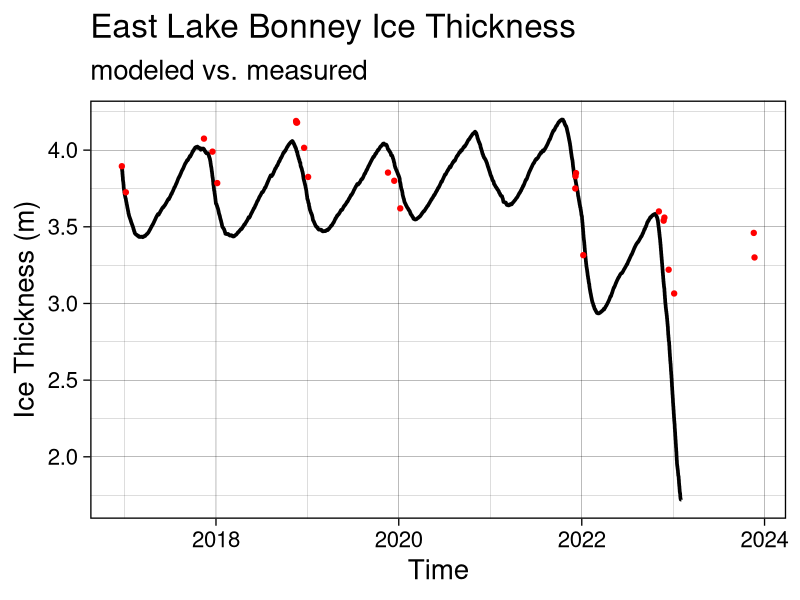
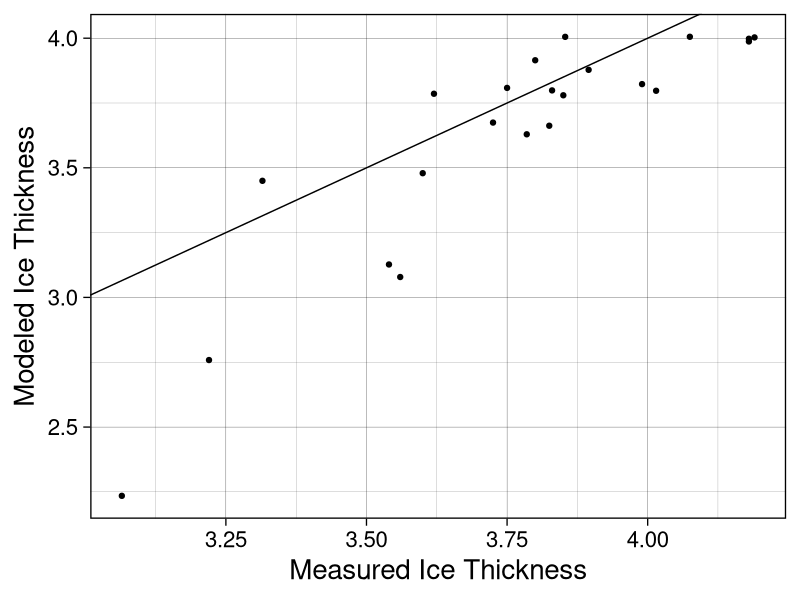
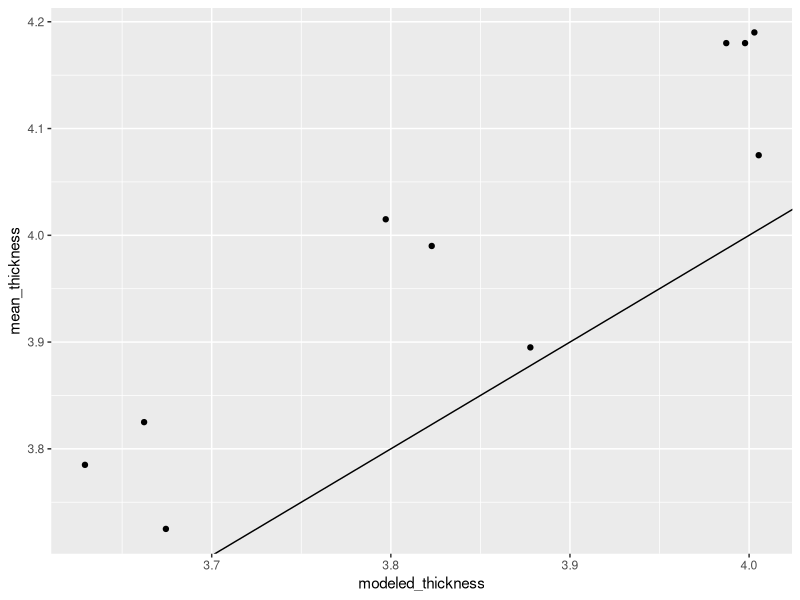
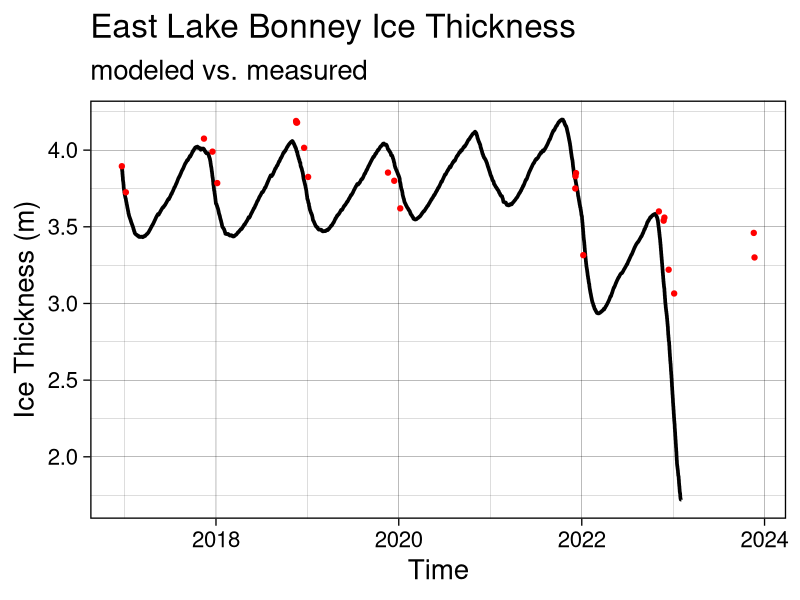
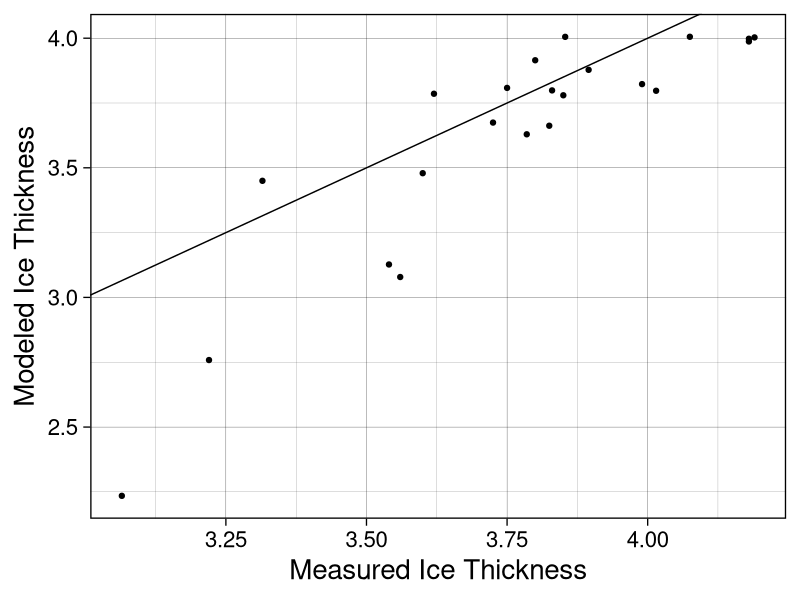

Recreate these plots in R, in order.
########## Thermal Diffusion Model Result Interpretation #########
library(tidyverse)

setwd("/Users/charliedougherty/Documents/R-Repositories/MCM-LTER-MS")

# load file
GEE_corrected <- read_csv("data/thermal diffusion model data/model_outputs/GEE_output_corrected_20250311.csv") |> 
  group_by(time) |> 
  summarize(thickness = max(thickness)) |> 
  mutate(time = ymd_hms(time)) |> 
  filter(time < "2023-02-01")

# ice thickness data
ice_thick <- read_csv("data/lake ice/mcmlter-lake-ice_thickness-20250218_0.csv") |>
  mutate(date_time = mdy_hm(date_time), 
         z_water_m = z_water_m*-1) |> 
  filter(location_name == "East Lake Bonney", 
         ) |> 
  filter(date_time > "2016-12-01" & date_time < "2025-02-01") |> 
  group_by(date_time) |> 
  summarize(mean_thickness = mean(z_water_m, na.rm = T))

# plot modeled ice thickness against the measured thickness
ggplot() + 
  geom_line(data = GEE_corrected, aes(x = time, y = thickness), linewidth = 1.25) + 
  geom_point(data = ice_thick, aes(x = date_time, y = mean_thickness), color = "red") +
  xlab("Time") + ylab("Ice Thickness (m)") + 
  ggtitle("East Lake Bonney Ice Thickness", 
          subtitle = "modeled vs. measured") +
  theme_linedraw(base_size = 20)

ggsave("plots/manuscript/chapter 2/measured_vs_modeled.png", 
       dpi = 300, height = 8, width = 12)

# sum model output to a daily average, to compare to measured ice thickness
# goal here is to see how large the gap is between modeled data and measured data 

modeled_daily <- GEE_corrected |> 
  mutate(time = ymd_hms(time), 
         date_time = date(time)) |> 
  group_by(date_time) |> 
  summarize(modeled_thickness = mean(thickness)) 


### join two datasets together to compare dates
comp <- ice_thick |> 
  left_join(modeled_daily, by = join_by(date_time))

#plot modeled and measured against each other
ggplot(comp, aes(mean_thickness, modeled_thickness)) + 
  geom_point() + 
  geom_abline() + 
  xlab("Measured Ice Thickness") + ylab("Modeled Ice Thickness") + 
  theme_linedraw(base_size = 20)

ggsave(filename = "plots/manuscript/chapter 2/modeledice_vs_measuredice.png", 
       width = 8, height = 6, dpi = 700)

linear_model = lm(modeled_thickness ~mean_thickness, data = comp)

summary(linear_model)

thickness_pivot <- comp |> 
  pivot_longer(cols = c(modeled_thickness, mean_thickness), 
               names_to = "measurement_type", values_to = "thickness") |> 
  select(date_time, measurement_type, thickness)

# plot output to confirm join worked
#ggplot(thickness_pivot, aes(date_time, thickness, color = measurement_type)) +
#  geom_()


# what if you remove data past 2022, when the longwave data gets particularly bad
comp2 <- comp |> 
  filter(date_time < "2019-05-01")

lin_model_filtered = lm(modeled_thickness ~mean_thickness, data = comp2)
summary(lin_model_filtered)

## if you ignore data past 2021, the r_squared value is 0.87. If you include 

ggplot(comp2, aes(modeled_thickness, mean_thickness)) + 
  geom_point() + 
  geom_abline()

